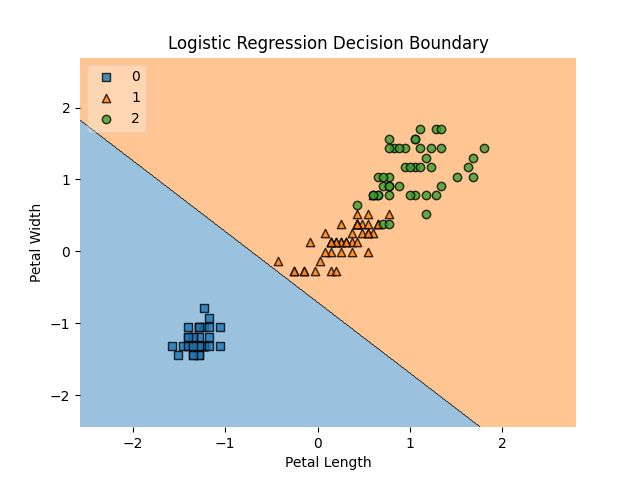

Reproduce this figure in Python.
import numpy as np
import matplotlib.pyplot as plt
from LogisticRegression import LogisticRegression
from mlxtend.plotting import plot_decision_regions

# Load the data
data = np.load('data_iris_classifiers2.npz')
X_train = data['X_train_petal_std']
y_train = data['y_train']

y_train = y_train.astype(int)

# Initialize the Logistic Regression model
model = LogisticRegression()

# Train the model
model.fit(X_train, y_train)

# Save the model
model.save("logistic_weights2.npz")

# Plotting the decision boundary for training data
plot_decision_regions(X_train, y_train.ravel(), clf=model, legend=2)
plt.title("Logistic Regression Decision Boundary")
plt.xlabel("Petal Length")
plt.ylabel("Petal Width")
plt.savefig("train_logistic2.png")
plt.show()